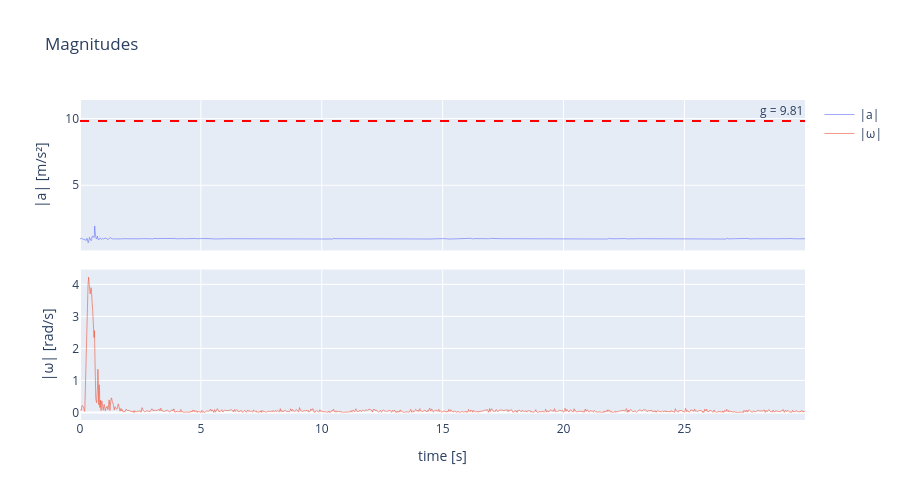

The notebook cell saved with this chart:
### Markdown cell above
## 3. Accelerometer magnitude vs. gravity
When the phone is not accelerating, |a| must be ≈ 9.81 m/s², no matter how it is oriented.
Deviations at rest = calibration error (offset/scale).

### Code cell
# Total length of the vectors, independent of how the phone is oriented.
# |a| should stay at g (red line) when the phone is at rest, |ω| near 0.
acc_mag = np.linalg.norm(acc, axis=1)
gyr_mag = np.linalg.norm(gyr, axis=1)

fig = make_subplots(rows=2, cols=1, shared_xaxes=True, vertical_spacing=0.06)
fig.add_trace(go.Scatter(x=t, y=acc_mag, name="|a|"), row=1, col=1)
fig.add_hline(y=G, line_dash="dash", line_color="red", annotation_text="g = 9.81", row=1, col=1)
fig.add_trace(go.Scatter(x=t, y=gyr_mag, name="|ω|"), row=2, col=1)

fig.update_yaxes(title_text="|a| [m/s²]", row=1, col=1)
fig.update_yaxes(title_text="|ω| [rad/s]", row=2, col=1)
fig.update_xaxes(title_text="time [s]", row=2, col=1)
fig.update_layout(height=500, hovermode="x unified", title="Magnitudes")
fig.show()

### Figure 1 — Plotly figure (JSON) as saved in the notebook; plotly's stock layout.template omitted (floating-point values rounded to 4 significant figures; data arrays with more than 128 entries replaced by an {"elided": "..."} marker saying what was removed)
{"data": [{"name": "|a|", "type": "scatter", "x": {"elided": "14989 float values"}, "xaxis": "x", "y": {"elided": "14989 float values"}, "yaxis": "y"}, {"name": "|ω|", "type": "scatter", "x": {"elided": "14989 float values"}, "xaxis": "x2", "y": {"elided": "14989 float values"}, "yaxis": "y2"}], "layout": {"annotations": [{"showarrow": false, "text": "g = 9.81", "x": 1, "xanchor": "right", "xref": "x domain", "y": 9.81, "yanchor": "bottom", "yref": "y"}], "height": 500, "hovermode": "x unified", "shapes": [{"line": {"color": "red", "dash": "dash"}, "type": "line", "x0": 0, "x1": 1, "xref": "x domain", "y0": 9.81, "y1": 9.81, "yref": "y"}], "title": {"text": "Magnitudes"}, "xaxis": {"anchor": "y", "domain": [0, 1], "matches": "x2", "showticklabels": false}, "xaxis2": {"anchor": "y2", "domain": [0, 1], "title": {"text": "time [s]"}}, "yaxis": {"anchor": "x", "domain": [0.53, 1], "title": {"text": "|a| [m/s²]"}}, "yaxis2": {"anchor": "x2", "domain": [0, 0.47], "title": {"text": "|ω| [rad/s]"}}}}
